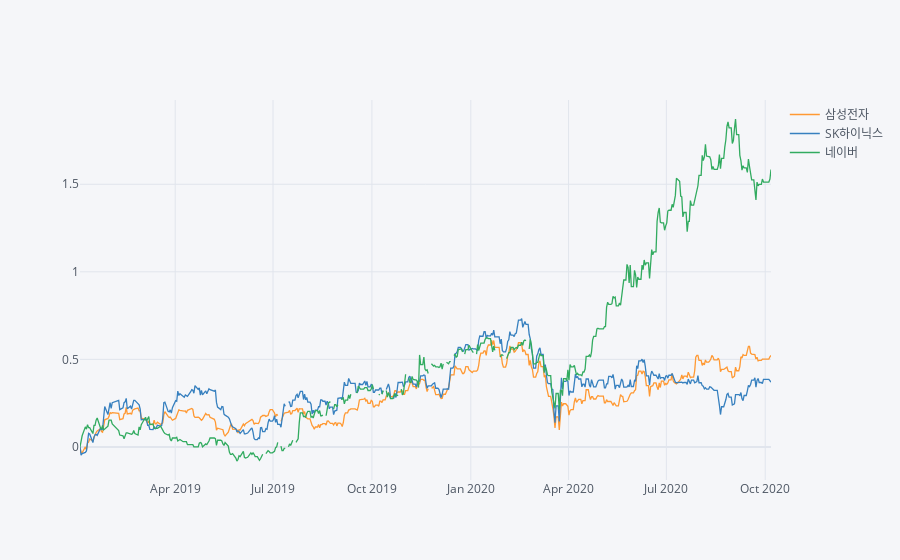

Write notebook code for a chart like this one.
### Code cell
df_plot = df / df.iloc[0] - 1.0
df_plot.iplot()

### Figure 1 — Plotly figure (JSON) as saved in the notebook; plotly's stock layout.template omitted (floating-point values rounded to 4 significant figures; data arrays with more than 128 entries replaced by an {"elided": "..."} marker saying what was removed)
{"data": [{"line": {"color": "rgba(255, 153, 51, 1.0)", "dash": "solid", "shape": "linear", "width": 1.3}, "mode": "lines", "name": "삼성전자", "text": "", "type": "scatter", "x": {"elided": "509 str values"}, "y": {"elided": "509 mixed values"}}, {"line": {"color": "rgba(55, 128, 191, 1.0)", "dash": "solid", "shape": "linear", "width": 1.3}, "mode": "lines", "name": "SK하이닉스", "text": "", "type": "scatter", "x": {"elided": "509 str values"}, "y": {"elided": "509 mixed values"}}, {"line": {"color": "rgba(50, 171, 96, 1.0)", "dash": "solid", "shape": "linear", "width": 1.3}, "mode": "lines", "name": "네이버", "text": "", "type": "scatter", "x": {"elided": "509 str values"}, "y": {"elided": "509 mixed values"}}], "layout": {"legend": {"bgcolor": "#F5F6F9", "font": {"color": "#4D5663"}}, "paper_bgcolor": "#F5F6F9", "plot_bgcolor": "#F5F6F9", "title": {"font": {"color": "#4D5663"}}, "xaxis": {"gridcolor": "#E1E5ED", "showgrid": true, "tickfont": {"color": "#4D5663"}, "title": {"font": {"color": "#4D5663"}, "text": ""}, "zerolinecolor": "#E1E5ED"}, "yaxis": {"gridcolor": "#E1E5ED", "showgrid": true, "tickfont": {"color": "#4D5663"}, "title": {"font": {"color": "#4D5663"}, "text": ""}, "zerolinecolor": "#E1E5ED"}}}
